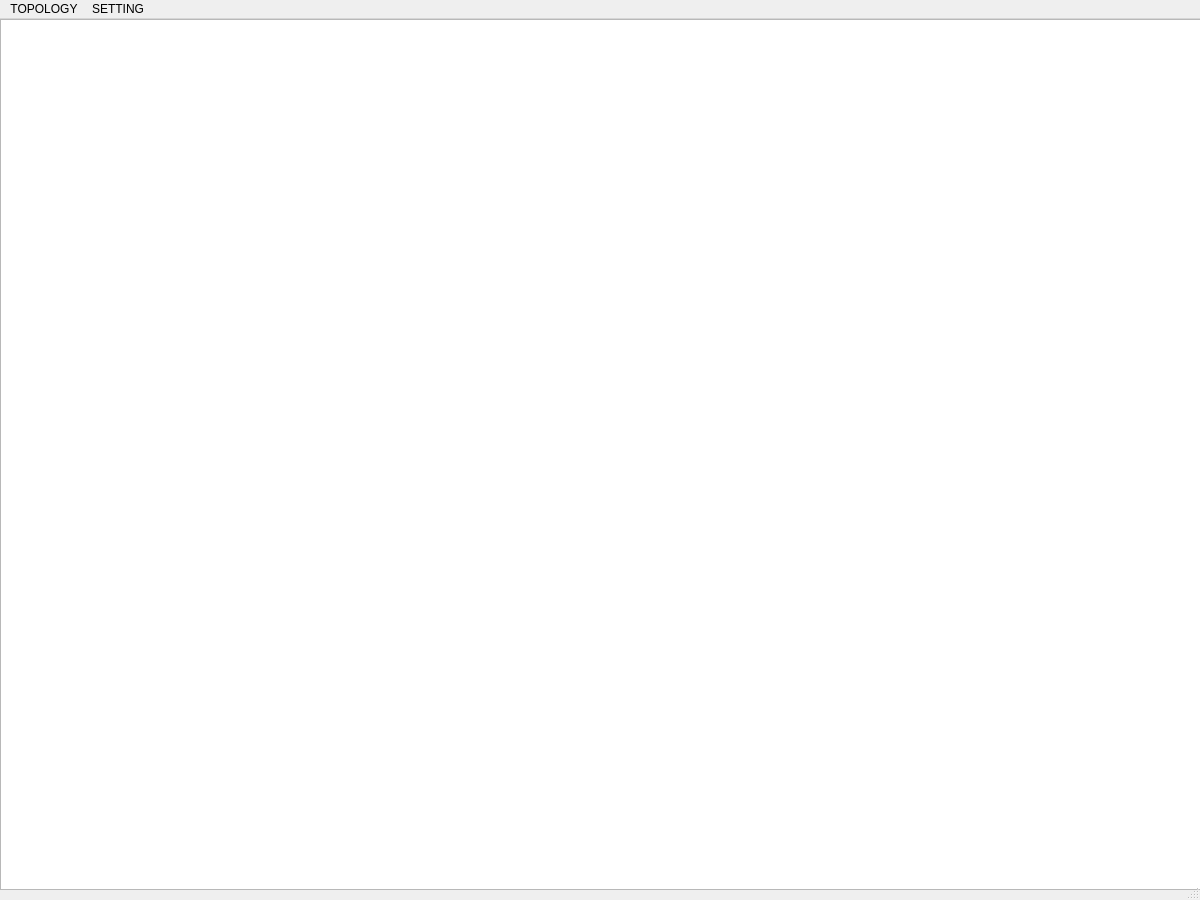
<?xml version="1.0" encoding="UTF-8"?>
<ui version="4.0">
 <class>MainWindow</class>
 <widget class="QMainWindow" name="MainWindow">
  <property name="geometry">
   <rect>
    <x>0</x>
    <y>0</y>
    <width>1200</width>
    <height>900</height>
   </rect>
  </property>
  <property name="minimumSize">
   <size>
    <width>1200</width>
    <height>900</height>
   </size>
  </property>
  <property name="maximumSize">
   <size>
    <width>1200</width>
    <height>951</height>
   </size>
  </property>
  <property name="windowTitle">
   <string>MainWindow</string>
  </property>
  <widget class="QWidget" name="centralwidget">
   <property name="minimumSize">
    <size>
     <width>1200</width>
     <height>900</height>
    </size>
   </property>
   <property name="maximumSize">
    <size>
     <width>1200</width>
     <height>900</height>
    </size>
   </property>
   <widget class="QGraphicsView" name="graphicsView">
    <property name="geometry">
     <rect>
      <x>0</x>
      <y>0</y>
      <width>1211</width>
      <height>871</height>
     </rect>
    </property>
    <property name="sceneRect">
     <rectf>
      <x>0.000000000000000</x>
      <y>0.000000000000000</y>
      <width>1200.000000000000000</width>
      <height>800.000000000000000</height>
     </rectf>
    </property>
   </widget>
  </widget>
  <widget class="QMenuBar" name="menubar">
   <property name="geometry">
    <rect>
     <x>0</x>
     <y>0</y>
     <width>1200</width>
     <height>26</height>
    </rect>
   </property>
   <widget class="QMenu" name="menuTOPOLOGY">
    <property name="title">
     <string>TOPOLOGY</string>
    </property>
    <addaction name="actiongenerate_random"/>
   </widget>
   <widget class="QMenu" name="menuSETTING">
    <property name="title">
     <string>SETTING</string>
    </property>
    <addaction name="actionconfigurations"/>
   </widget>
   <addaction name="menuTOPOLOGY"/>
   <addaction name="menuSETTING"/>
  </widget>
  <widget class="QStatusBar" name="statusbar"/>
  <action name="actiongenerate_random">
   <property name="text">
    <string>generate random</string>
   </property>
  </action>
  <action name="actionconfigurations">
   <property name="text">
    <string>configurations</string>
   </property>
  </action>
 </widget>
 <resources/>
 <connections/>
</ui>
